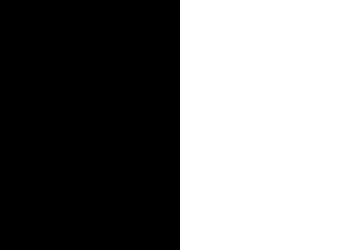
#> input picture Intro_OpenCV/VSCODE/9.jpg, 364 x 250 px, found by its file name
$ python '8. OperacionesLogicas.py'
#> lines starting #> are read from the running program, lines starting #| are printed output that depends on the picture; after the words box and inside, x2 and y2 are one past the last pixel; in counts of white or black regions, pixels touching at a corner belong together
import cv2

dir = "Intro_OpenCV/VSCODE/"

img1 = cv2.imread(dir + "9.jpg", 0)
#> img1: shape (250, 364); 50.5% white; 1 black region, box (x1, y1, x2, y2) and area: (0, 0, 180, 250) 45000
img2 = cv2.imread(dir + "10.jpg", 0)
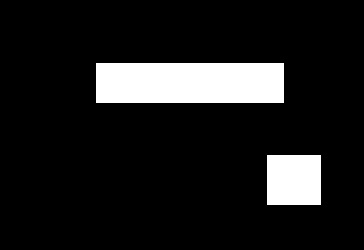
#> input picture Intro_OpenCV/VSCODE/10.jpg, 364 x 250 px, found by its file name
#> img2 is the input picture: shape (250, 364); min 0, max 255, mean 28.6
print(img1.shape)
#| (250, 364)
print(img2.shape)
#| (250, 364)

img_AND = cv2.bitwise_and(img1, img2)
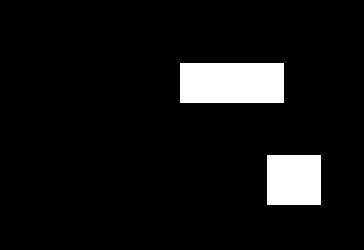
#> img_AND: shape (250, 364); min 0, max 255, mean 19.2
img_OR = cv2.bitwise_or(img1, img2)
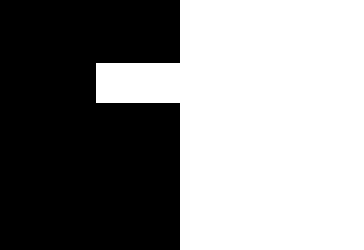
#> img_OR: shape (250, 364); 54.2% white; 1 black region, box (x1, y1, x2, y2) and area: (0, 0, 180, 250) 41640
img_XOR = cv2.bitwise_xor(img1, img2)
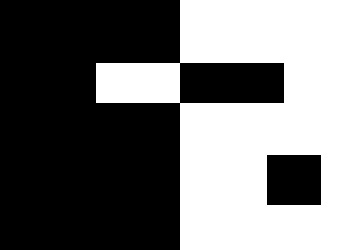
#> img_XOR: shape (250, 364); min 0, max 255, mean 119.1
img_NOT = cv2.bitwise_not(img2)
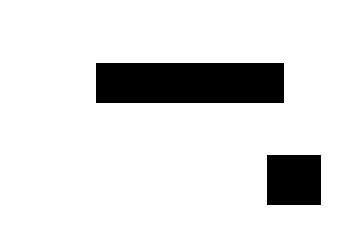
#> img_NOT: shape (250, 364); min 0, max 255, mean 226.4

cv2.imshow("Imagen 1", img1)
cv2.imshow("Imagen 2", img2)
cv2.imshow("Operacion AND", img_AND)
cv2.imshow("Operacion OR", img_OR)
cv2.imshow("Operacion XOR", img_XOR)
cv2.imshow("Operacion NOT", img_NOT)

k = cv2.waitKey(0)
#> (key Esc is pressed here)

if k:  # Si se pulsa cualquier tecla
    # Destruir todas las ventanas creadas
    cv2.destroyAllWindows()
